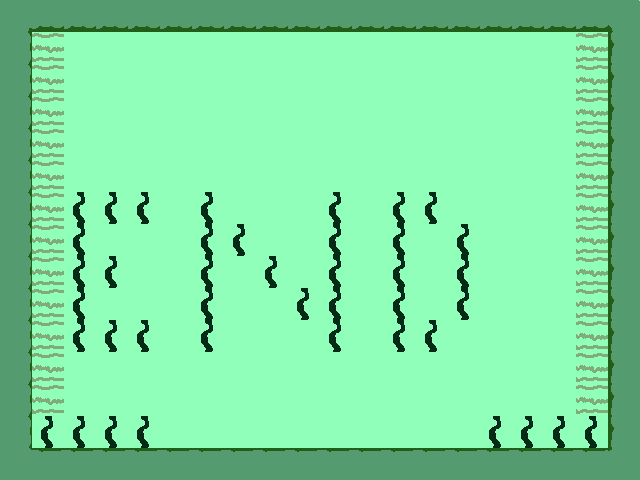

A 2D game scene composited from a Tiled map and its tileset images. What follows is a short description and the map's XML, with each tile layer's data collapsed to a summary:
An orthogonal 20x15 tile map with 32x32 px tiles, 3 tile layers (floor1, tileobs, COLLISIONS), 2 tilesets and 1 object (A).

<map version="1.0" orientation="orthogonal" width="20" height="15" tilewidth="32" tileheight="32">
 <tileset firstgid="1" source="collisions.tsx" />
 <tileset firstgid="1025" source="tiles.tsx" />
 <layer name="floor1" width="20" height="15">
  <data>[300 cells, 300 non-empty, 9 distinct tile ids]</data>
 </layer>
 <layer name="tileobs" width="20" height="15">
  <data>[300 cells, 73 non-empty, 5 distinct tile ids]</data>
 </layer>
 <layer name="COLLISIONS" width="20" height="15">
  <data>[300 cells, 0 non-empty, 0 distinct tile ids]</data>
 </layer>
 <objectgroup name="spawns" width="20" height="15">
  <object name="A" x="382" y="412">
   <properties>
    <property name="destination" value="A" />
   </properties>
   <polyline points="0,0 -11,3" />
  </object>
 </objectgroup>
</map>
